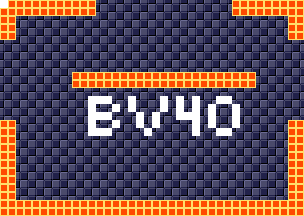

Rendered tile map (Tiled .tmx) drawn with the repository's tilesets; below, a short description and the map source with its tile grids summarised:
An orthogonal 38x27 tile map with 8x8 px tiles, 4 tile layers (background, foreground, room numbers, Objects), 15 tilesets.

<map version="1.5" tiledversion="1.7.1" orientation="orthogonal" renderorder="right-down" width="38" height="27" tilewidth="8" tileheight="8" infinite="0" nextlayerid="11" nextobjectid="1">
 <tileset firstgid="1" source="tilesheets/tsKarniMata.tsx" />
 <tileset firstgid="1025" source="tilesheets/tsVoodooWasp.tsx" />
 <tileset firstgid="2049" source="tilesheets/tsBurial.tsx" />
 <tileset firstgid="3073" source="tilesheets/tsBlueTemple.tsx" />
 <tileset firstgid="4097" source="tilesheets/tsGoddess.tsx" />
 <tileset firstgid="5121" source="tilesheets/tsKonark.tsx" />
 <tileset firstgid="6145" name="sEnemies" tilewidth="8" tileheight="8" tilecount="1024" columns="32">
  <image source="../grapx/tilesheets/sObjects.bmp" trans="ff94ff" width="256" height="256" />
 </tileset>
 <tileset firstgid="7169" source="tilesheets/tsIceTemple.tsx" />
 <tileset firstgid="8193" source="tilesheets/tsLavaArea.tsx" />
 <tileset firstgid="9217" source="tilesheets/tsBossArea.tsx" />
 <tileset firstgid="10241" source="tilesheets/tsPegu.tsx" />
 <tileset firstgid="11265" source="tilesheets/sTiwanakuTemple.tsx" />
 <tileset firstgid="12289" source="tilesheets/sIndraTemple.tsx" />
 <tileset firstgid="13313" source="tilesheets/sTeleport.tsx" />
 <tileset firstgid="14337" source="tilesheets/sObjects.tsx" />
 <layer id="2" name="background" width="38" height="27">
  <data>[1026 cells, 1026 non-empty, 2 distinct tile ids]</data>
 </layer>
 <layer id="1" name="foreground" width="38" height="27">
  <data>[1026 cells, 216 non-empty, 1 distinct tile ids]</data>
 </layer>
 <layer id="7" name="room numbers" width="38" height="27">
  <data>[1026 cells, 42 non-empty, 1 distinct tile ids]</data>
 </layer>
 <layer id="10" name="Objects" width="38" height="27">
  <data>[1026 cells, 0 non-empty, 0 distinct tile ids]</data>
 </layer>
</map>
